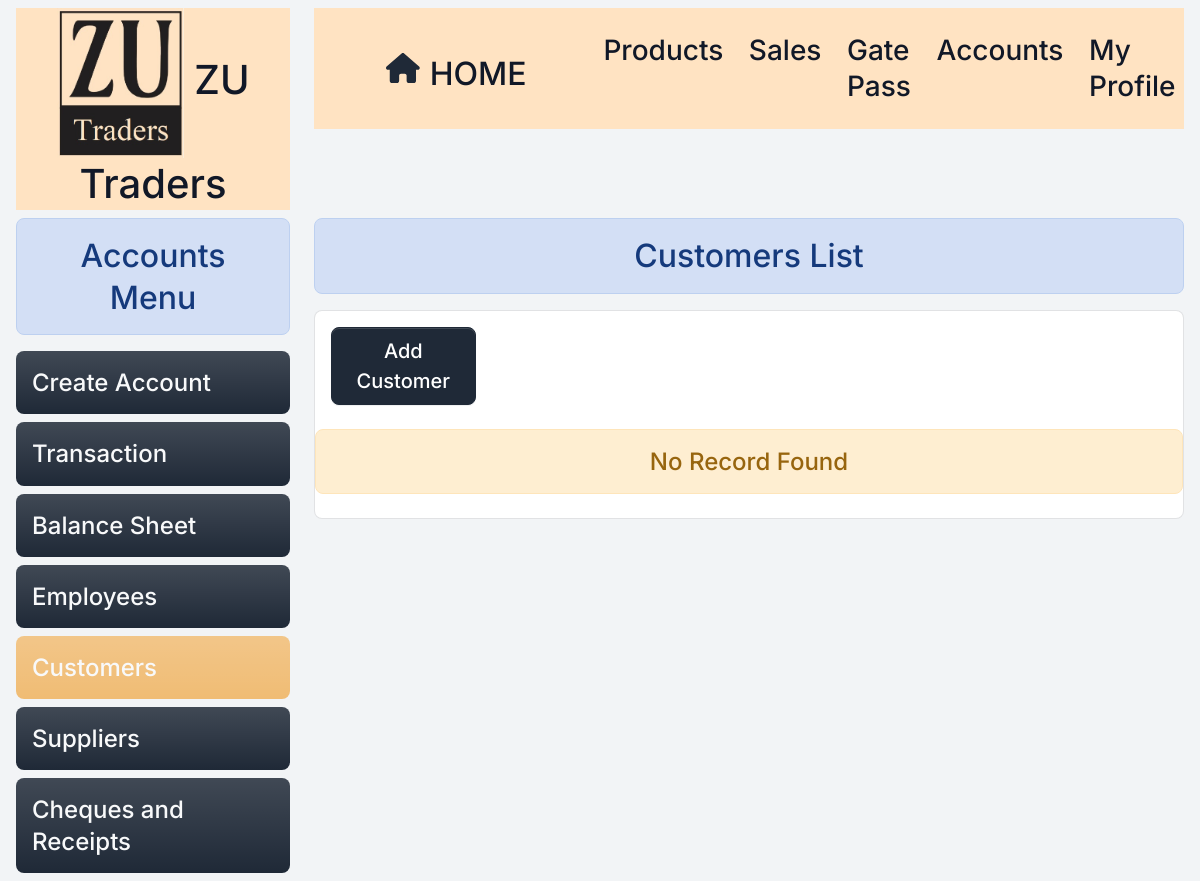
The page /customers/ (signed in) on the database as committed earlier.
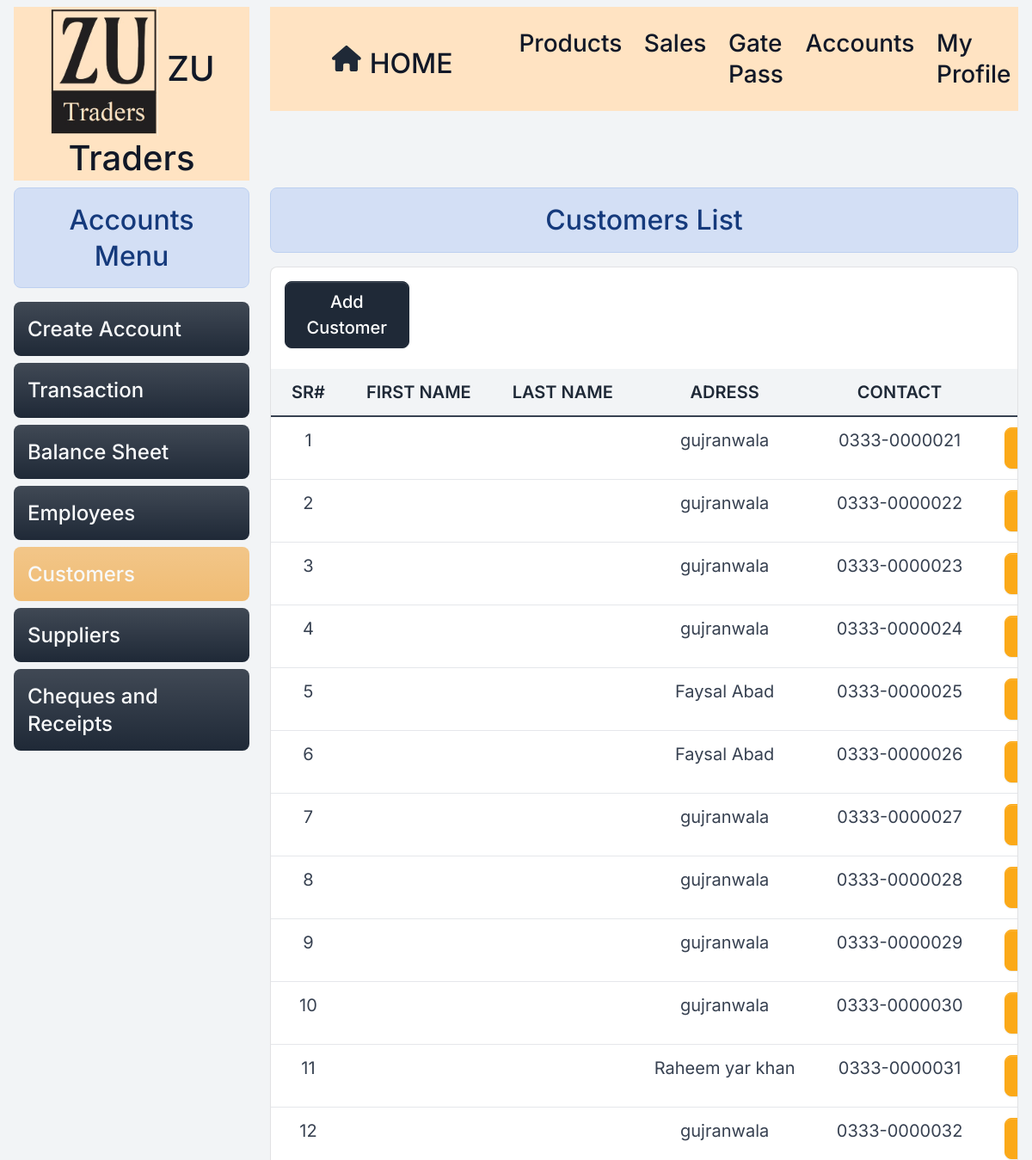
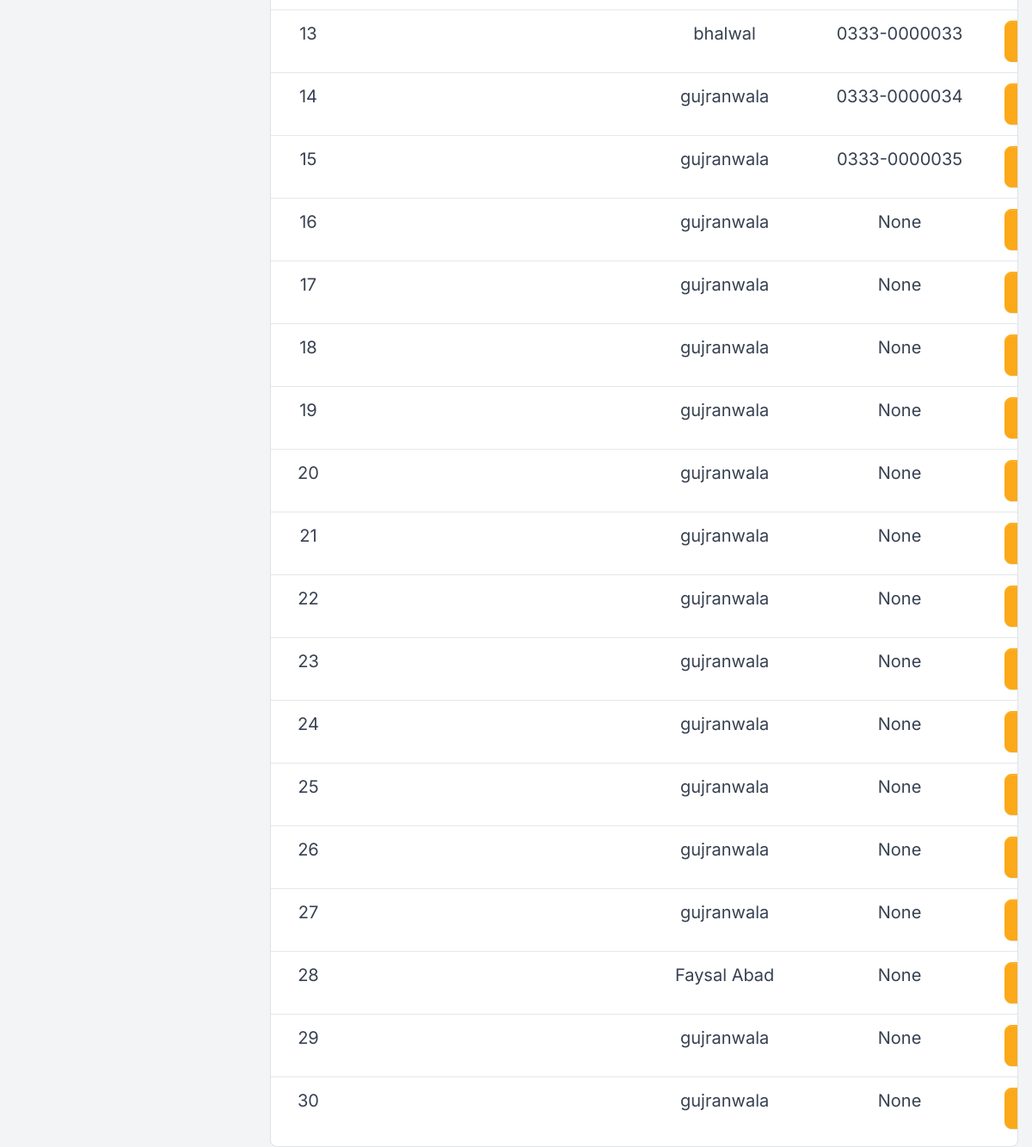
The same page on the database as committed later (2 pictures, top to bottom).
### home/models.py (models this page shows, shortened)
class Customer(models.Model):
    coname=models.CharField(max_length=255)
    name=models.CharField(max_length=255)
    adress=models.CharField(max_length=255)
    contact=models.CharField(max_length=12,null=True,unique=True,blank=True)
    is_deleted = models.BooleanField(default=False)

### home/views/customers.py (the view)
# urls.py: path('customers/', customers.customer , name="customers"),
@login_required
@permission_required('home.view_customer', login_url='/login/')
def customer(request):
    customers=Customer.objects.filter(is_deleted=False)
    data={'customers':customers}
    return render(request,"customers/customer_home.html",data)

### templates/customers/customer_home.html (shortened to what this page needs)
{% extends 'base.html' %} {% load custom_filters %}
{% block content %}
<div class="container-fluid">
<div class="row">
  {% include 'accounts/accounts_menu.html' %}
  <div class="col-9">
    <h2 class="text-center alert alert-info">Customers List</h2>
    <div class="card py">
      {% if perms.home.add_customer %}
      <a href="{% url 'addcustomer' %}" class=" fs-5 btn btn-primary col-2 m-3">Add Customer</a>
      {% endif %}
      <div class="table-responsive py-2">
        {% if customers%}
        <table class="table table-flush" id="datatable">
          <thead class="thead-light">
            <tr>
              <th class="border-bottom fw-bolder text-center fs-5" scope="col">
                Sr#
              </th>
              <th class="border-bottom fw-bolder text-center fs-5" scope="col">
                First Name
              </th>
              <th class="border-bottom fw-bolder text-center fs-5" scope="col">
                Last Name
              </th>
              <th class="border-bottom fw-bolder text-center fs-5" scope="col">
                Adress
              </th>
              <th class="border-bottom fw-bolder text-center fs-5" scope="col">
                Contact
              </th>
              <th class="border-bottom fw-bolder text-center fs-5" scope="col">
              </th>
            </tr>
          </thead>
          <tbody>
            {% for customer in customers %}
            <tr id="supplier-{{ supplier.id }}">
              <td class="text-center fs-5">{{ forloop.counter }}</td>
              <td class="text-center fs-5">{{ customer.firstname }}</td>
              <td class="text-center fs-5">{{ customer.lastname }}</td>
              <td class="text-center fs-5">{{ customer.adress }}</td>
              <td class="text-center fs-5">{{ customer.contact }}</td>
              <td class="text-center">
                <a class="btn btn-warning fs-5" href="{% url 'editcustomer' customer.id %}">Edit</a>
              </td>
            </tr>
            {% endfor %}
          </tbody>
        </table>
        {% else %}
        <h4 class="text-center alert alert-warning">No Record Found</h4>
        {% endif %}
      </div>
    </div>
  </div>
</div>
</div>
{% endblock content %}

Rows that differ between the two databases and show on the page:
added Customer: adress "gujranwala", contact "0333-0000021"
added Customer: adress "gujranwala", contact "0333-0000022"
added Customer: adress "gujranwala", contact "0333-0000023"
added Customer: adress "gujranwala", contact "0333-0000024"
added Customer: adress "Faysal Abad", contact "0333-0000025"
added Customer: adress "Faysal Abad", contact "0333-0000026"
added Customer: adress "gujranwala", contact "0333-0000027"
added Customer: adress "gujranwala", contact "0333-0000028"
added Customer: adress "gujranwala", contact "0333-0000029"
added Customer: adress "gujranwala", contact "0333-0000030"
added Customer: adress "Raheem yar khan", contact "0333-0000031"
added Customer: adress "gujranwala", contact "0333-0000032"
added Customer: adress "bhalwal", contact "0333-0000033"
added Customer: adress "gujranwala", contact "0333-0000034"
added Customer: adress "gujranwala", contact "0333-0000035"
added Customer: adress "gujranwala", contact "None"
added Customer: adress "gujranwala", contact "None"
added Customer: adress "gujranwala", contact "None"
added Customer: adress "gujranwala", contact "None"
added Customer: adress "gujranwala", contact "None"
added Customer: adress "gujranwala", contact "None"
added Customer: adress "gujranwala", contact "None"
added Customer: adress "gujranwala", contact "None"
added Customer: adress "gujranwala", contact "None"
added Customer: adress "gujranwala", contact "None"
added Customer: adress "gujranwala", contact "None"
added Customer: adress "gujranwala", contact "None"
added Customer: adress "Faysal Abad", contact "None"
added Customer: adress "gujranwala", contact "None"
added Customer: adress "gujranwala", contact "None"
Other text that changed with them:
text no longer shown: "No Record Found"
text now shown: "SR# FIRST NAME LAST NAME ADRESS CONTACT"
